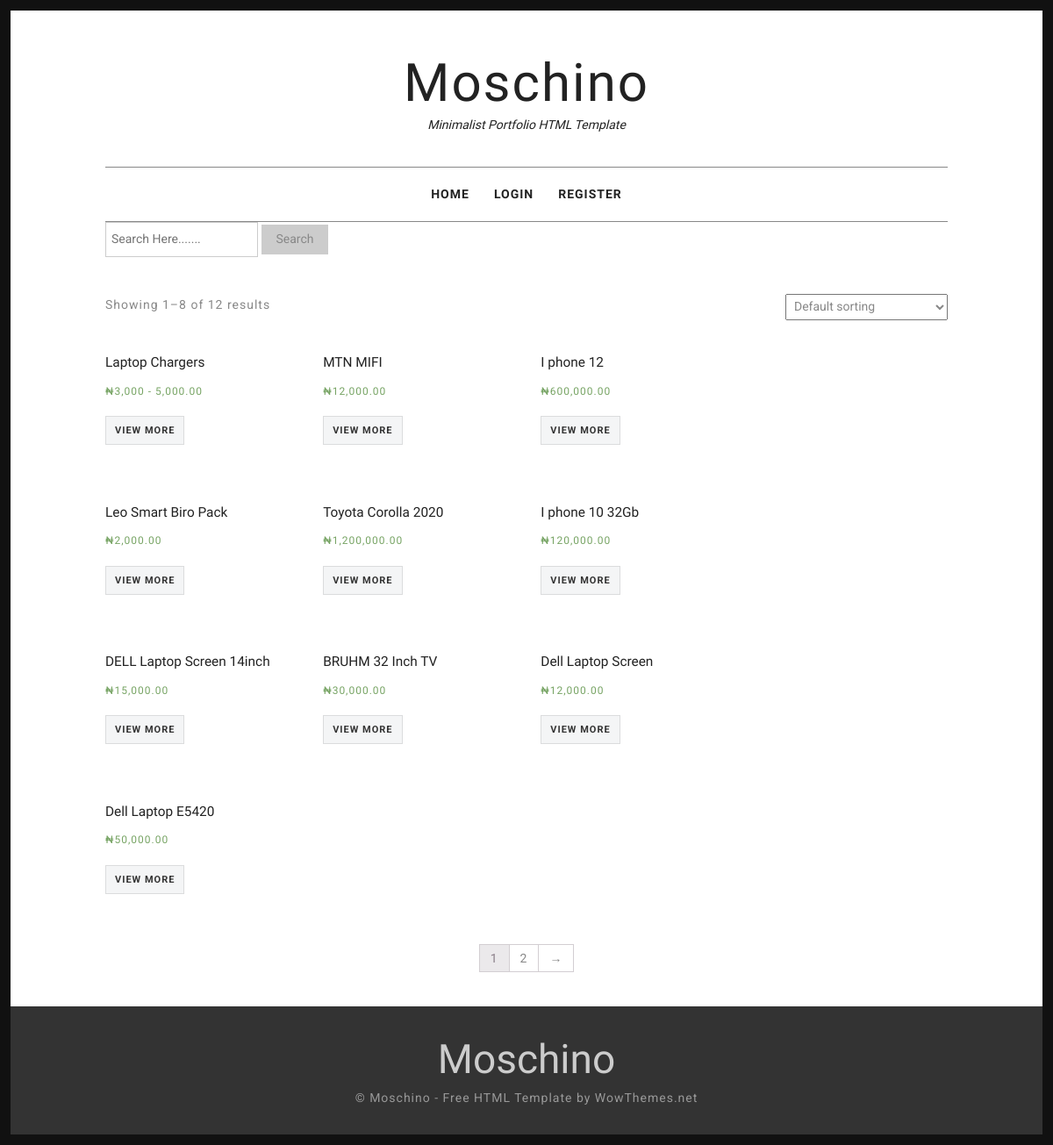
Before: / with the older database file.
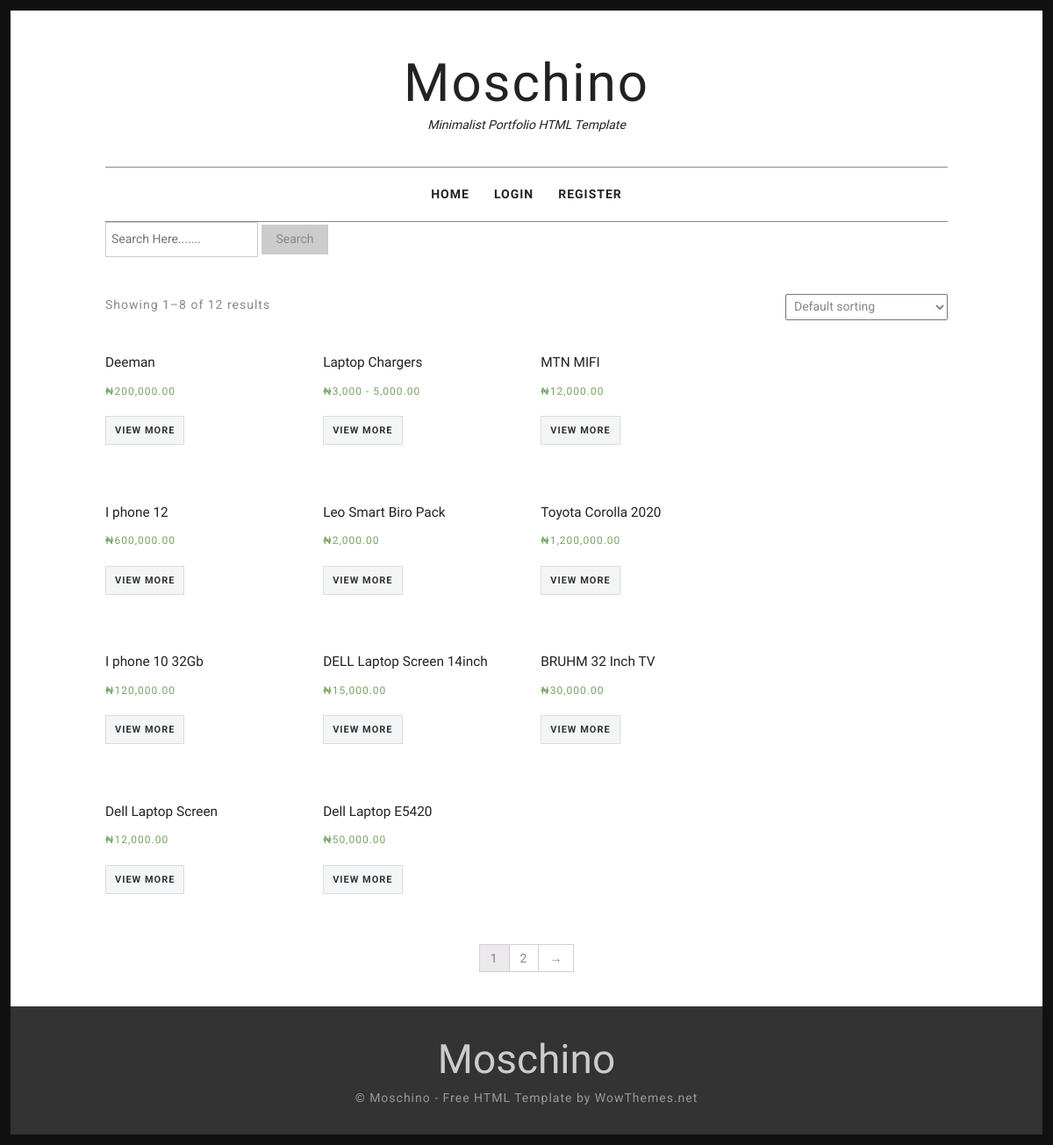
After: the same page with the newer database file.
### base/models.py (models this page shows, shortened)
class Product(models.Model):
    CATEGORY = (
        ('FASHION','FASHION'),
        ('ELECTRONICS AND GADGET','ELECTRONICS AND GADGET'),
        ('FASHION','FASHION'),
        ('HOME APPLIANCES', 'HOME APPLIANCES'),
        ('OTHERS','OTHERS')
    )
    posted_by = models.ForeignKey(User, on_delete=models.CASCADE)
    name = models.CharField(max_length=200)
    amount = models.CharField(max_length=20)
    category = models.CharField(choices=CATEGORY, max_length=50)
    description = models.TextField(null=True, blank=True)
    class Meta:
        ordering = ['-id']

### base/views.py (the view)
# urls.py: path('',views.Index, name="landing-page"),
def Index(request):
    q = request.GET.get('q') if request.GET.get('q') != None else ''
    products = Product.objects.filter(name__icontains=q)
    context = {'products':products}
    return render(request,'base/index.html', context)

### base/templates/base/index.html (shortened to what this page needs)
{% extends 'base/main.html' %}
{% load static %}
{% block content %}
<div id="page">
	<div class="container">
		<div id="content" class="site-content">
			<div id="primary" class="content-area column full">
				<main id="main" class="site-main" role="main">
				<p class="woocommerce-result-count">
					 Showing 1–8 of 12 results
				</p>
				<form class="woocommerce-ordering" method="get">
					<select name="orderby" class="orderby">
						<option value="menu_order" selected="selected">Default sorting</option>
					</select>
				</form>
				<ul class="products">
					{% for product in products %}
					<li class="product">
					<a href="{% url 'single-item' product.id %}">
					<h3>{{product.name}}</h3>
					<span class="price"><span class="amount">&#8358;{{product.amount}}.00</span></span>
					</a><a href="{% url 'single-item' product.id %}" class="button">View More</a>
					</li>
					{% endfor %}
				</ul>
				<nav class="woocommerce-pagination">
				<ul class="page-numbers">
					<li><span class="page-numbers current">1</span></li>
					<li><a class="page-numbers" href="#">2</a></li>
					<li><a class="next page-numbers" href="#">→</a></li>
				</ul>
				</nav>
				</main>
			</div>
		</div>
	</div>
</div>
{% endblock %}

Changed rows visible on the page:
added Product: name "Deeman", amount "200,000"
